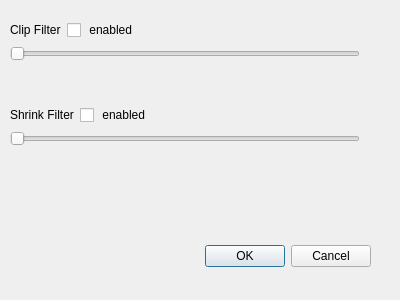
<?xml version="1.0" encoding="UTF-8"?>
<ui version="4.0">
 <class>FilterDialog</class>
 <widget class="QDialog" name="FilterDialog">
  <property name="geometry">
   <rect>
    <x>0</x>
    <y>0</y>
    <width>400</width>
    <height>300</height>
   </rect>
  </property>
  <property name="windowTitle">
   <string>Dialog</string>
  </property>
  <widget class="QDialogButtonBox" name="buttonBox">
   <property name="geometry">
    <rect>
     <x>30</x>
     <y>240</y>
     <width>341</width>
     <height>32</height>
    </rect>
   </property>
   <property name="orientation">
    <enum>Qt::Orientation::Horizontal</enum>
   </property>
   <property name="standardButtons">
    <set>QDialogButtonBox::StandardButton::Cancel|QDialogButtonBox::StandardButton::Ok</set>
   </property>
  </widget>
  <widget class="QWidget" name="">
   <property name="geometry">
    <rect>
     <x>10</x>
     <y>20</y>
     <width>350</width>
     <height>126</height>
    </rect>
   </property>
   <layout class="QVBoxLayout" name="verticalLayout_3">
    <item>
     <layout class="QVBoxLayout" name="verticalLayout_2">
      <item>
       <layout class="QHBoxLayout" name="horizontalLayout_3">
        <item>
         <widget class="QLabel" name="clipFilter_name">
          <property name="text">
           <string>Clip Filter</string>
          </property>
         </widget>
        </item>
        <item>
         <widget class="QCheckBox" name="clipFilter_checkBox">
          <property name="text">
           <string> enabled</string>
          </property>
         </widget>
        </item>
        <item>
         <spacer name="horizontalSpacer_3">
          <property name="orientation">
           <enum>Qt::Orientation::Horizontal</enum>
          </property>
          <property name="sizeHint" stdset="0">
           <size>
            <width>138</width>
            <height>20</height>
           </size>
          </property>
         </spacer>
        </item>
       </layout>
      </item>
      <item>
       <widget class="QSlider" name="clipFilter_horizontalSlider">
        <property name="orientation">
         <enum>Qt::Orientation::Horizontal</enum>
        </property>
       </widget>
      </item>
     </layout>
    </item>
    <item>
     <spacer name="verticalSpacer">
      <property name="orientation">
       <enum>Qt::Orientation::Vertical</enum>
      </property>
      <property name="sizeHint" stdset="0">
       <size>
        <width>20</width>
        <height>18</height>
       </size>
      </property>
     </spacer>
    </item>
    <item>
     <layout class="QVBoxLayout" name="verticalLayout">
      <item>
       <layout class="QHBoxLayout" name="horizontalLayout_2">
        <item>
         <widget class="QLabel" name="shrinkFilter_name">
          <property name="text">
           <string>Shrink Filter</string>
          </property>
         </widget>
        </item>
        <item>
         <widget class="QCheckBox" name="shrinkFilter_tickBox">
          <property name="text">
           <string> enabled</string>
          </property>
         </widget>
        </item>
        <item>
         <spacer name="horizontalSpacer_2">
          <property name="orientation">
           <enum>Qt::Orientation::Horizontal</enum>
          </property>
          <property name="sizeHint" stdset="0">
           <size>
            <width>138</width>
            <height>20</height>
           </size>
          </property>
         </spacer>
        </item>
       </layout>
      </item>
      <item>
       <widget class="QSlider" name="shrinkFilter_horizontalSlider">
        <property name="orientation">
         <enum>Qt::Orientation::Horizontal</enum>
        </property>
       </widget>
      </item>
     </layout>
    </item>
   </layout>
  </widget>
 </widget>
 <resources/>
 <connections>
  <connection>
   <sender>buttonBox</sender>
   <signal>accepted()</signal>
   <receiver>FilterDialog</receiver>
   <slot>accept()</slot>
   <hints>
    <hint type="sourcelabel">
     <x>248</x>
     <y>254</y>
    </hint>
    <hint type="destinationlabel">
     <x>157</x>
     <y>274</y>
    </hint>
   </hints>
  </connection>
  <connection>
   <sender>buttonBox</sender>
   <signal>rejected()</signal>
   <receiver>FilterDialog</receiver>
   <slot>reject()</slot>
   <hints>
    <hint type="sourcelabel">
     <x>316</x>
     <y>260</y>
    </hint>
    <hint type="destinationlabel">
     <x>286</x>
     <y>274</y>
    </hint>
   </hints>
  </connection>
 </connections>
</ui>
